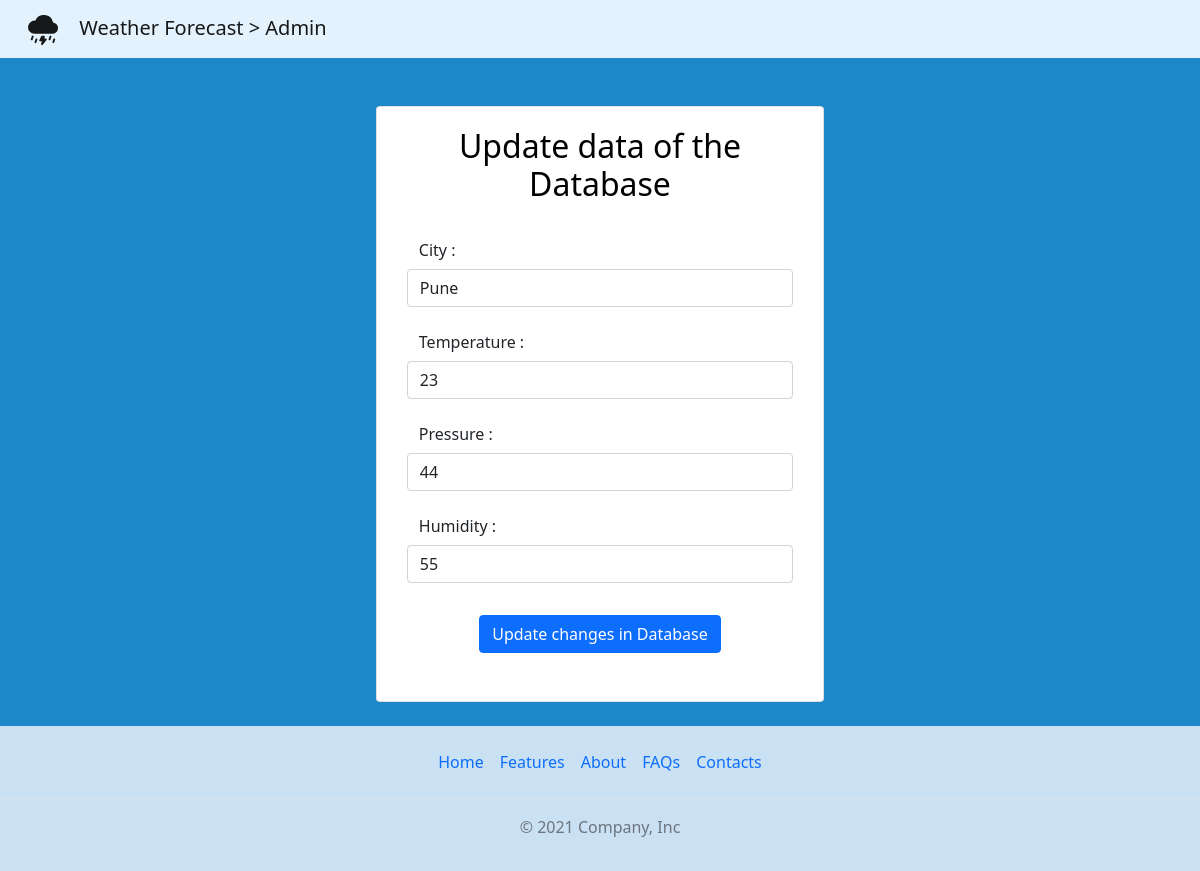
The page /update/8 on the database its author committed.
### weather.py (models this page shows, shortened)
class Todo(db.Model):
    sno = db.Column(db.Integer, primary_key=True)
    temperature = db.Column(db.Integer, nullable=False)
    pressure = db.Column(db.Integer, nullable=False)
    humidity = db.Column(db.Integer, nullable=False)
    city = db.Column(db.Integer, nullable=False)
    date_created = db.Column(db.DateTime, default=datetime.utcnow)

### weather.py (the view, shortened to what this page needs)
@app.route('/update/<int:sno>', methods = ['GET','POST'])
def update(sno):
  todo = Todo.query.filter_by(sno = sno).first()
  return render_template('update.html', todo = todo)

### templates/update.html (shortened to what this page needs)
{% extends 'base.html' %} {% block title %} Update Page{% endblock title %} {% block body %}
<nav class="navbar navbar-expand-lg navbar-light" style="background-color: #e3f2fd">
	<div class="container-fluid">
		<a class="navbar-brand" href="#"
			>
			Weather Forecast > Admin</a
		>
	</div>
</nav>
<div class="d-flex justify-content-center">
	<div class="card mt-5" style="width: 28rem">
		<h2 class="main-heading" style="text-align: center">Update data of the Database</h2>
		<div class="container mt-2 d-flex justify-content-center">
			<form action="/update/{{todo.sno}}" method="POST">
				<div class="row mb-3" style="white-space: nowrap">
					<label for="citylocation" class="col col-form-label">City :</label>
					<input type="text" class="form-control" id="cityloaction" name="cityl" value="{{todo.city}}" />
				</div>
				<div class="row mb-3">
					<label for="temperature" class="col col-form-label">Temperature :</label>
					<input type="text" class="form-control" id="temperature" name="tempe" value="{{todo.temperature}}" />
				</div>
				<div class="row mb-3">
					<label for="pressure" class="col col-form-label">Pressure :</label>
					<input type="text" class="form-control" id="pressure" name="press" value="{{todo.pressure}}" />
				</div>
				<div class="row mb-3">
					<label for="humidity" class="col col-form-label">Humidity :</label>
					<input type="text" class="form-control" id="humidity" name="humid" value="{{todo.humidity}}" />
				</div>
				<div class="container d-flex justify-content-center">
					<button type="submit" class="btn btn-primary mt-3 mb-5" name="contentasap">Update changes in Database</button>
				</div>
			</form>
		</div>
	</div>
</div>
{% endblock body %}

### templates/base.html (style rules this page uses)
body { background-color: #1c87c9; }
h2 { text-align: center; color: blanchedalmond; }
h2.main-heading { margin: 20px; color: black; }

### rows shown on the page
Todo: cityl "Pune", tempe "23", press "44", humid "55"
